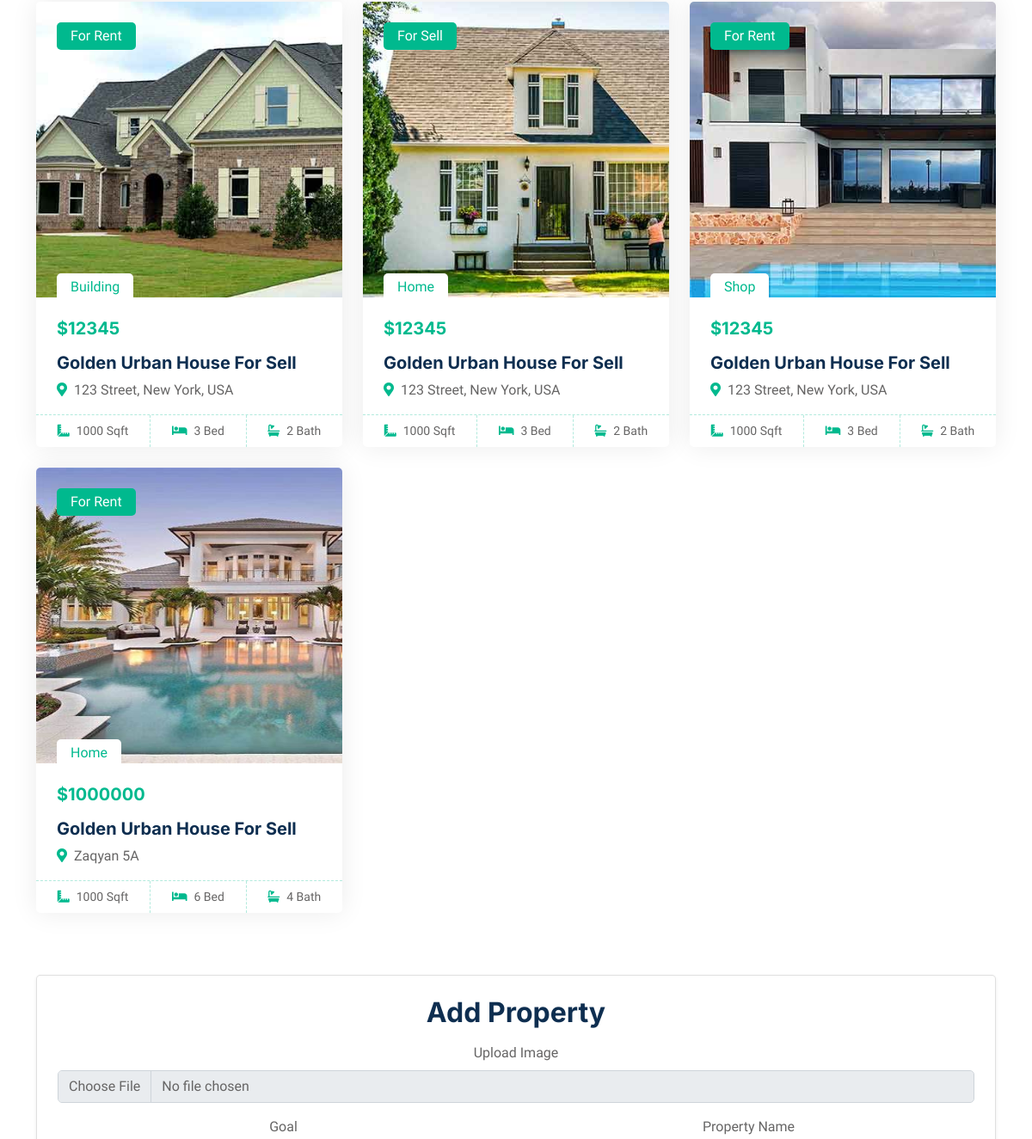
Page /pr_list/ (middle part) on the earlier database version.
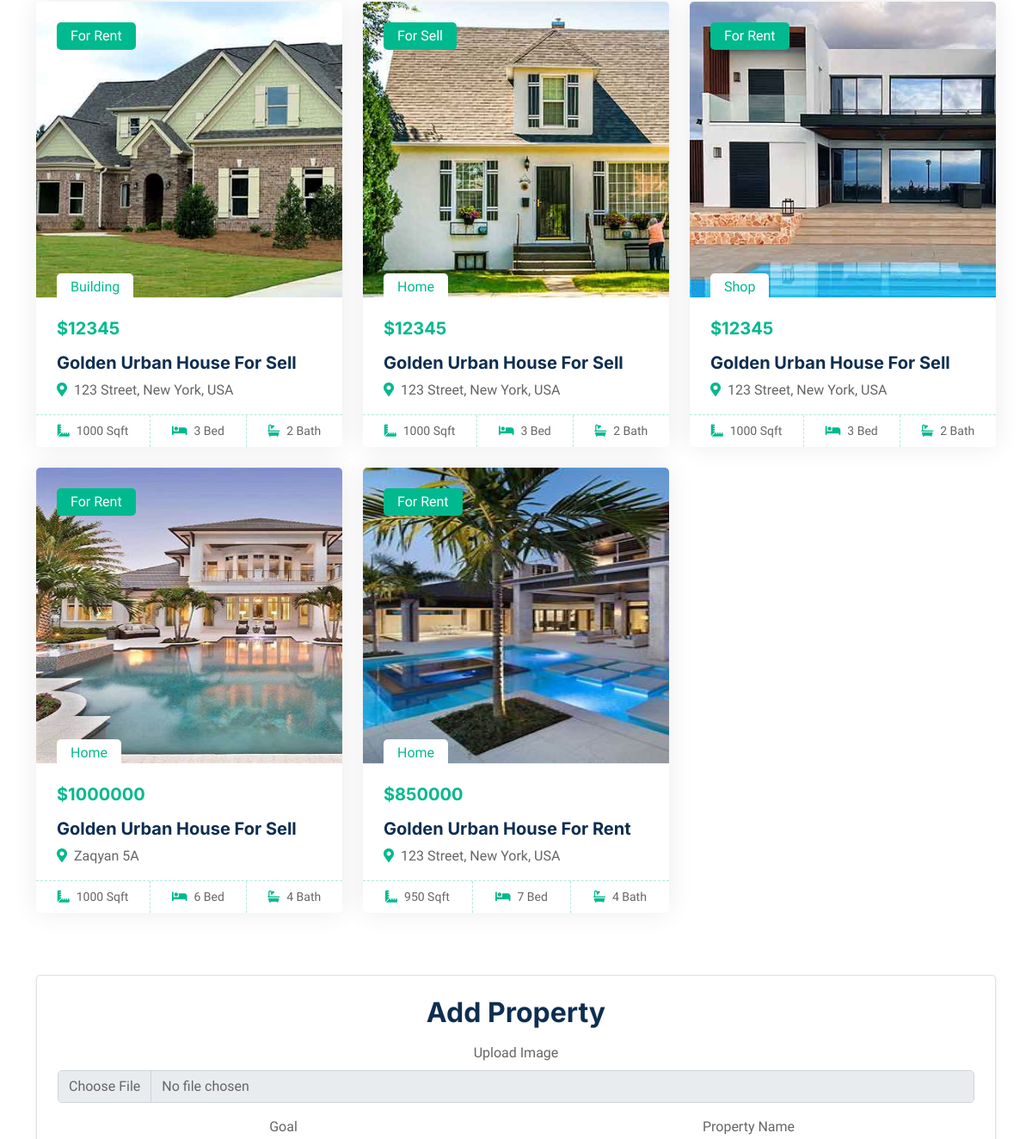
Same page on the later database version.
### main/models.py (models this page shows, shortened)
class PropertyListing(models.Model):
    img = models.ImageField('image',upload_to='images')
    goal = models.CharField('For rent/sell?',max_length=255)
    name = models.CharField('name',max_length=30)
    price = models.IntegerField('Price')
    info = models.CharField('About property',max_length=255)
    adress = models.CharField('Adress',max_length=255)
    teritory = models.IntegerField('teritory(sqmt)')
    bedrooms = models.IntegerField('bedrooms number')
    bathrooms = models.IntegerField('bathrooms number')

### main/views.py (the view, shortened to what this page needs)
# urls.py: path('pr_list/',PropertyListView.as_view(),name = 'pr_list'),
class PropertyListView(ListView):
    template_name = 'property-list.html'
    def get(self,request):
        proplisting = PropertyListing.objects.all()
        contactagent = ContactAgent.objects.all()
        context = {
            'proplisting':proplisting,
            'contactagent':contactagent
                  }
        MainInfoF(context,'Property List','Property List')
        return render(request,self.template_name,context)

### main/views.py (called while the page is built)
def MainInfoF(context,title,subtitle):
    context['maininfo'] = MainInfo.objects.get()
    context['aboutstatus'] = AboutStatus.objects.all()
    context['gallery'] = Gallery.objects.all()
    context['subtitle'] = subtitle
    context['title'] = title

### main/templates/property-list.html (shortened to what this page needs)
{% extends 'base_2.html' %}
    {% block content_2 %}
        <div class="container-xxl py-5">
            <div class="container">
                <div class="tab-content">
                    <div id="tab-1" class="tab-pane fade show p-0 active">
                        <div class="row g-4">
                            {% for i in proplisting %}
                            <div class="col-lg-4 col-md-6 wow fadeInUp" data-wow-delay="0.1s">
                                <div class="property-item rounded overflow-hidden">
                                    <div class="position-relative overflow-hidden">
                                        <div><img class="img-fluidi" src="{{ i.img.url }}" alt="" height="344px" width="516px"></div>
                                        <div class="bg-primary rounded text-white position-absolute start-0 top-0 m-4 py-1 px-3">{{ i.goal }}</div>
                                        <div class="bg-white rounded-top text-primary position-absolute start-0 bottom-0 mx-4 pt-1 px-3">{{ i.name }}</div>
                                    </div>
                                    <div class="p-4 pb-0">
                                        <h5 class="text-primary mb-3">${{ i.price }}</h5>
                                        <div class="d-block h5 mb-2">{{ i.info }}</div>
                                        <p><i class="fa fa-map-marker-alt text-primary me-2"></i>{{ i.adress }}</p>
                                    </div>
                                    <div class="d-flex border-top">
                                        <small class="flex-fill text-center border-end py-2"><i class="fa fa-ruler-combined text-primary me-2"></i>{{ i.teritory }} Sqft</small>
                                        <small class="flex-fill text-center border-end py-2"><i class="fa fa-bed text-primary me-2"></i>{{ i.bedrooms }} Bed</small>
                                        <small class="flex-fill text-center py-2"><i class="fa fa-bath text-primary me-2"></i>{{ i.bathrooms }} Bath</small>
                                    </div>
                                </div>
                            </div>
                            {% endfor %}
                        </div>
                    </div>
                </div>
            </div>
        </div>
        <center>
            <div class="container mt-4">
                <div class="card p-4 shadow-sm">
                    <h2 class="text-center mb-3">Add Property</h2>
                    <form action="" method="post" enctype="multipart/form-data">
                        <div class="mb-3">
                            <label for="img" class="form-label">Upload Image</label>
                            <input type="file" id="img" name="img" accept="image/*" class="form-control">
                        </div>
                        <div class="row g-3">
                            <div class="col-md-6">
                                <label for="goal" class="form-label">Goal</label>
                            </div>
                            <div class="col-md-6">
                                <label for="name" class="form-label">Property Name</label>
                            </div>
                        </div>
                    </form>
                </div>
            </div>
    </center>
     {% endblock %}

### main/templates/base_2.html (shortened to what this page needs)
{% extends 'base.html' %}
    {% block content %}
    {% block content_2 %}
    {% endblock %}
{% endblock %}

### main/templates/base.html (shortened to what this page needs)
{% load static %}
<!DOCTYPE html>
<html lang="en">
<head>
    <link href="https://cdnjs.cloudflare.com/ajax/libs/font-awesome/5.10.0/css/all.min.css" rel="stylesheet">
    <link href="https://cdn.jsdelivr.net/npm/bootstrap-icons@1.4.1/font/bootstrap-icons.css" rel="stylesheet">
    <link href="{% static 'lib/animate/animate.min.css' %}" rel="stylesheet">
    <link href="{% static 'lib/owlcarousel/assets/owl.carousel.min.css' %}" rel="stylesheet">
    <link href="{% static 'css/bootstrap.min.css' %}" rel="stylesheet">
    <link href="{% static 'css/style.css' %}" rel="stylesheet">
</head>
<body>
    <div class="container-xxl bg-white p-0">
        {% block content %}{% endblock %}
</div>
</body>
</html>

### main/static/css/style.css (style rules this page uses)
:root { --primary: #00B98E; --secondary: #FF6922; --light: #EFFDF5; --dark: #0E2E50; }
.property-item { box-shadow: 0 0 30px rgba(0, 0, 0, .08); }
.property-item img { transition: .5s; }
.property-item .border-top { border-top: 1px dashed rgba(0, 185, 142, .3) !important; }
.property-item .border-end { border-right: 1px dashed rgba(0, 185, 142, .3) !important; }

Differences in the rows shown:
added PropertyListing: img (picture), goal "For Rent", name "Home", price "850000", info "Golden Urban House For Rent", adress "123 Street, New York, USA", teritory "950", bedrooms "7", bathrooms "4"
